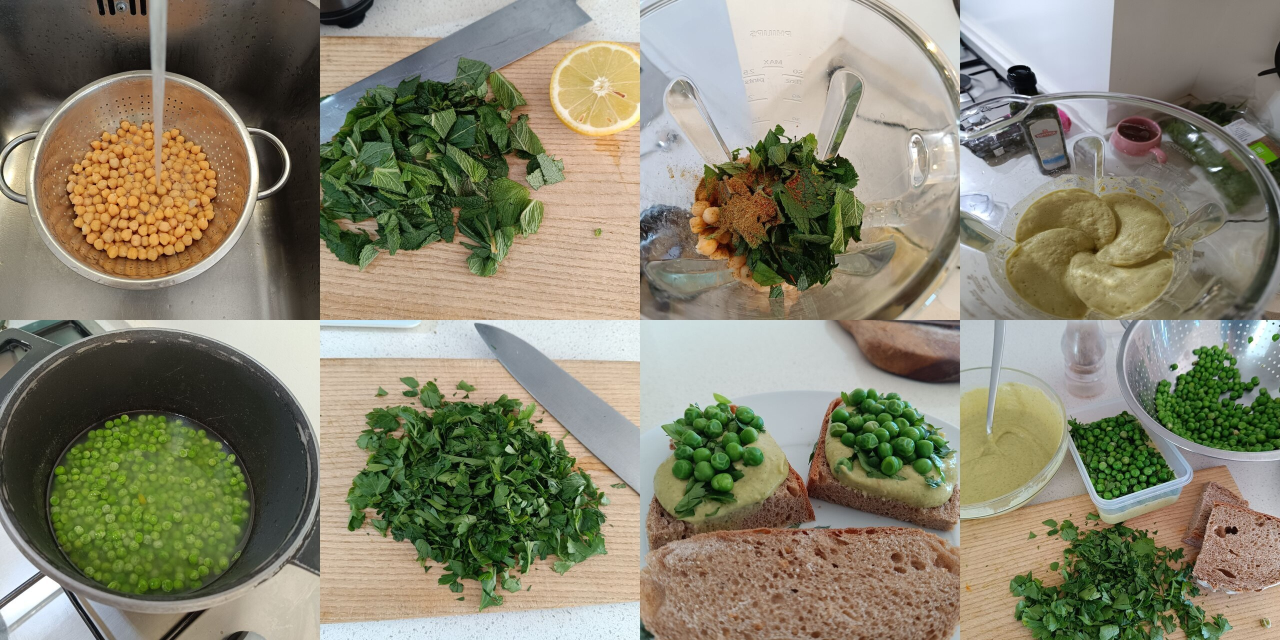
#> input picture images/green-humus-and-bread/steps_grid.jpg, 2560 x 1280 px (shown at 1/2 size)
$ python make_grid.py ../images/green-humus-and-bread/steps_grid.jpg 5 5 out.png
#> lines starting #> are read from the running program, lines starting #| are printed output that depends on the picture
#!/usr/bin/env python3
"""
make_grid.py — combine step images into a grid.

Usage:
    python3 lib/make_grid.py <glob_pattern> <cols> <rows> <output_file>

Example (2 rows × 4 cols from chili step images):
    python3 lib/make_grid.py "images/chili-sin-carne/[1-8]_*.jpg" 4 2 images/chili-sin-carne/steps_grid.jpg
"""

import sys
import glob
from PIL import Image

pattern  = sys.argv[1]
cols     = int(sys.argv[2])
rows     = int(sys.argv[3])
out_path = sys.argv[4]

files = sorted(glob.glob(pattern))
if not files:
    sys.exit(f"No files matched: {pattern}")
if len(files) != cols * rows:
    print(f"Warning: found {len(files)} images, expected {cols * rows}")

# Cell size: square, derived from the first image's shorter side
with Image.open(files[0]) as im:
#> im is the input picture: PIL image 2560x1280 RGB; mean R, G, B 134.9, 131.7, 110.4
    side = min(im.width, im.height)
#> side = 1280

cell = side  # each cell is side × side pixels
#> cell = 1280

grid = Image.new("RGB", (cols * cell, rows * cell), (255, 255, 255))
#> grid: PIL image 6400x6400 RGB; every value is 255

for idx, path in enumerate(files[:cols * rows]):
    with Image.open(path) as im:
        # Centre-crop to square
        w, h = im.width, im.height
#> w = 2560; h = 1280
        s = min(w, h)
#> s = 1280
        left   = (w - s) // 2
#> left = 640
        top    = (h - s) // 2
#> top = 0
        im = im.crop((left, top, left + s, top + s))
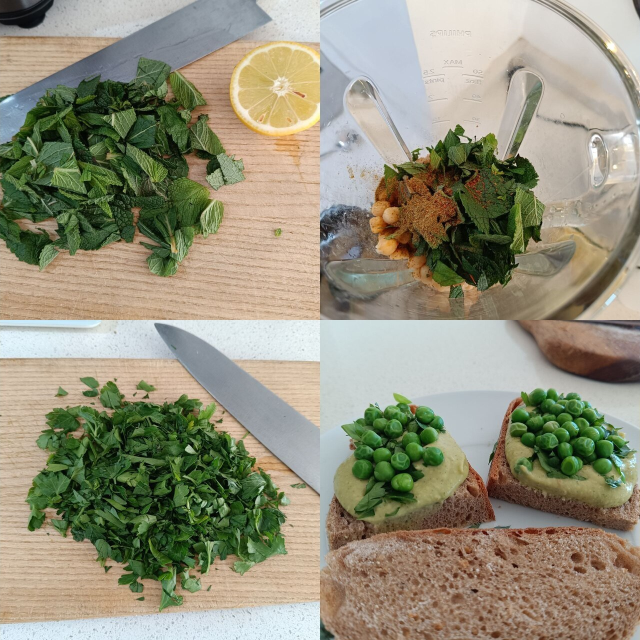
#> im: PIL image 1280x1280 RGB (shown at 1/2 size); mean R, G, B 147.7, 144.6, 123.6
        im = im.resize((cell, cell), Image.LANCZOS)
        col = idx % cols
        row = idx // cols
        grid.paste(im, (col * cell, row * cell))
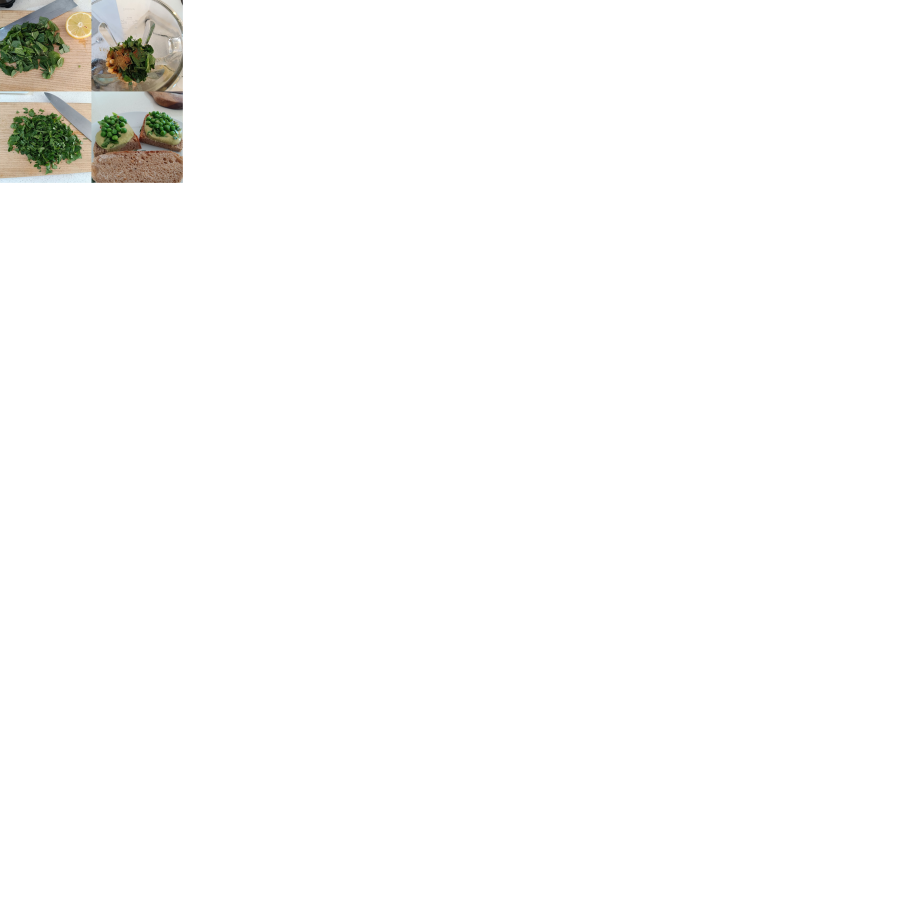
#> grid: PIL image 6400x6400 RGB (shown at 1/7 size); mean R, G, B 250.7, 250.6, 249.7

grid.save(out_path, quality=90)
print(f"Saved {cols}×{rows} grid → {out_path}  ({grid.width}×{grid.height}px)")
#| Saved 5×5 grid → out.png  (6400×6400px)

$ run again, with images/green-humus-and-bread/1_rinsing_chickpeas.jpg copied over images/green-humus-and-bread/steps_grid.jpg
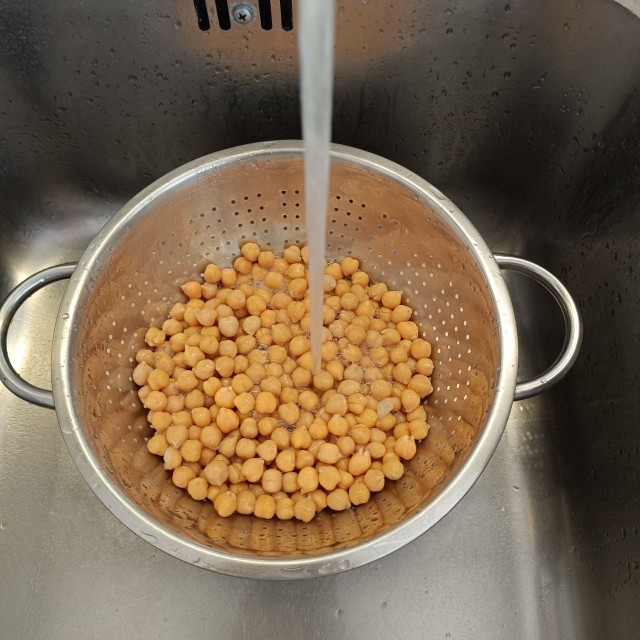
#> input picture images/green-humus-and-bread/1_rinsing_chickpeas.jpg, 1280 x 1280 px (shown at 1/2 size)
#> im is the input picture: PIL image 1280x1280 RGB; mean R, G, B 122.5, 102.3, 79
#> `grid.paste(im, (col * cell, row * cell))`:
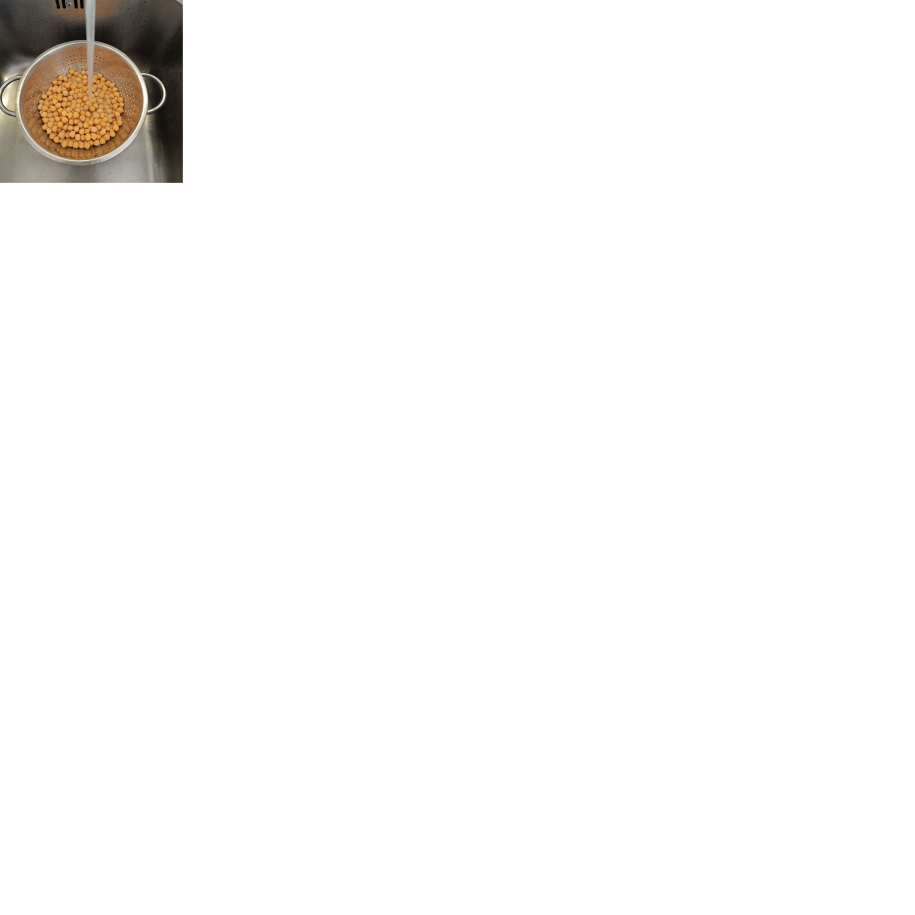
#> grid: PIL image 6400x6400 RGB (shown at 1/7 size); mean R, G, B 249.7, 248.9, 248
#| Saved 5×5 grid → out.png  (6400×6400px)

$ run again, with images/green-humus-and-bread/2_mintleaves_lemon.jpg copied over images/green-humus-and-bread/steps_grid.jpg
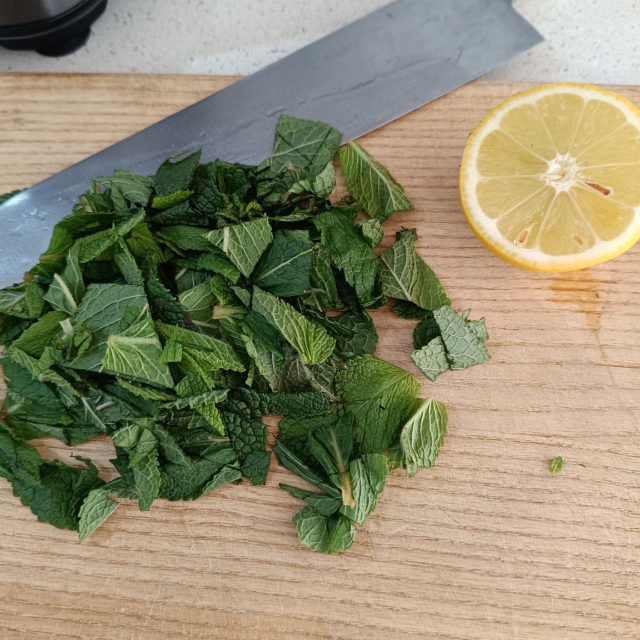
#> input picture images/green-humus-and-bread/2_mintleaves_lemon.jpg, 1280 x 1280 px (shown at 1/2 size)
#> im is the input picture: PIL image 1280x1280 RGB; mean R, G, B 144.2, 139.2, 112.1
#> `grid.paste(im, (col * cell, row * cell))`:
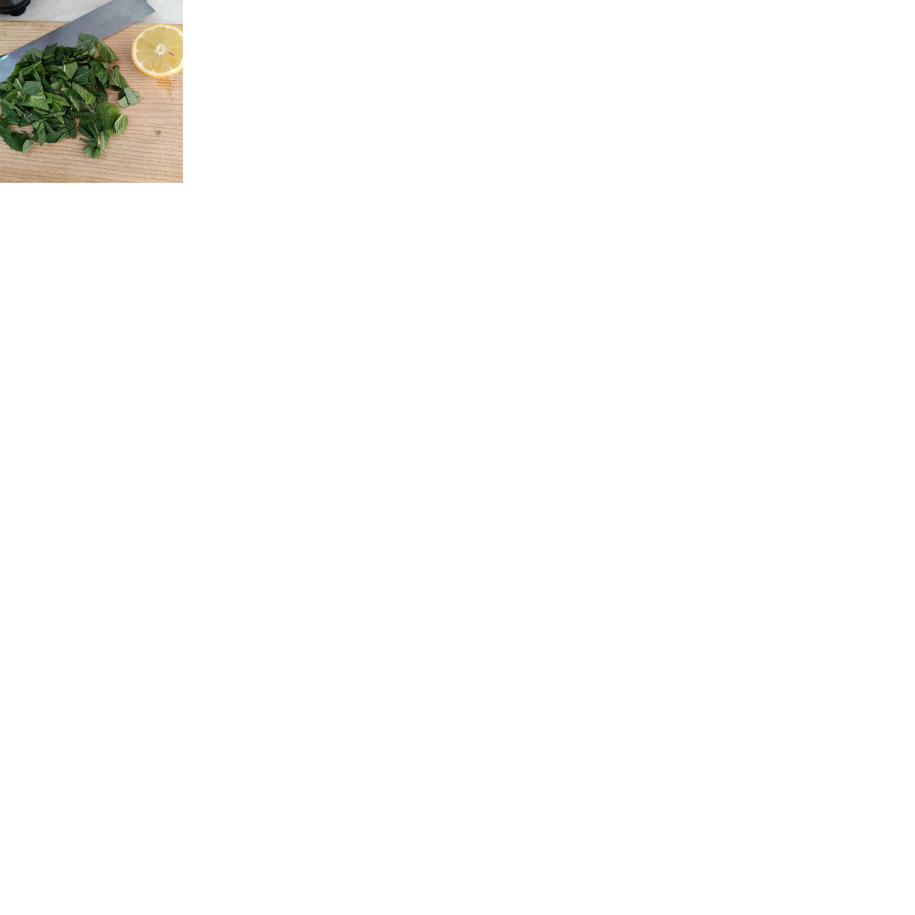
#> grid: PIL image 6400x6400 RGB (shown at 1/7 size); mean R, G, B 250.6, 250.4, 249.3
#| Saved 5×5 grid → out.png  (6400×6400px)

$ run again, with images/green-humus-and-bread/3_with_spices_in_blender.jpg copied over images/green-humus-and-bread/steps_grid.jpg
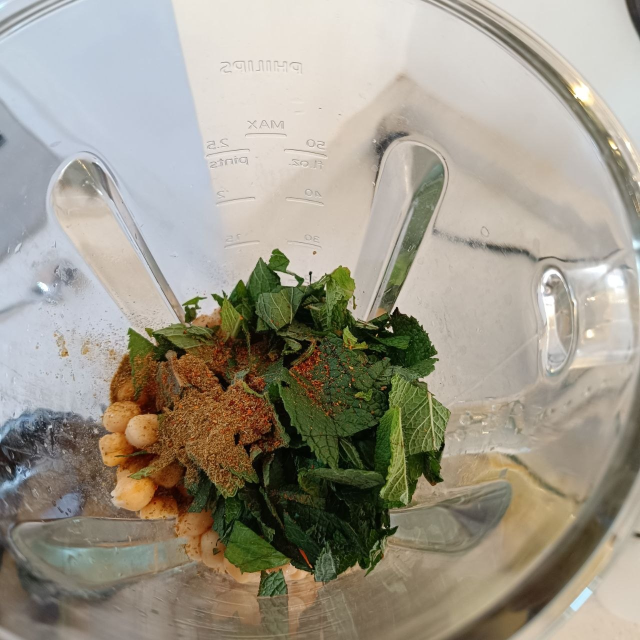
#> input picture images/green-humus-and-bread/3_with_spices_in_blender.jpg, 1280 x 1280 px (shown at 1/2 size)
#> im is the input picture: PIL image 1280x1280 RGB; mean R, G, B 159.1, 153.2, 138.9
#> `grid.paste(im, (col * cell, row * cell))`:
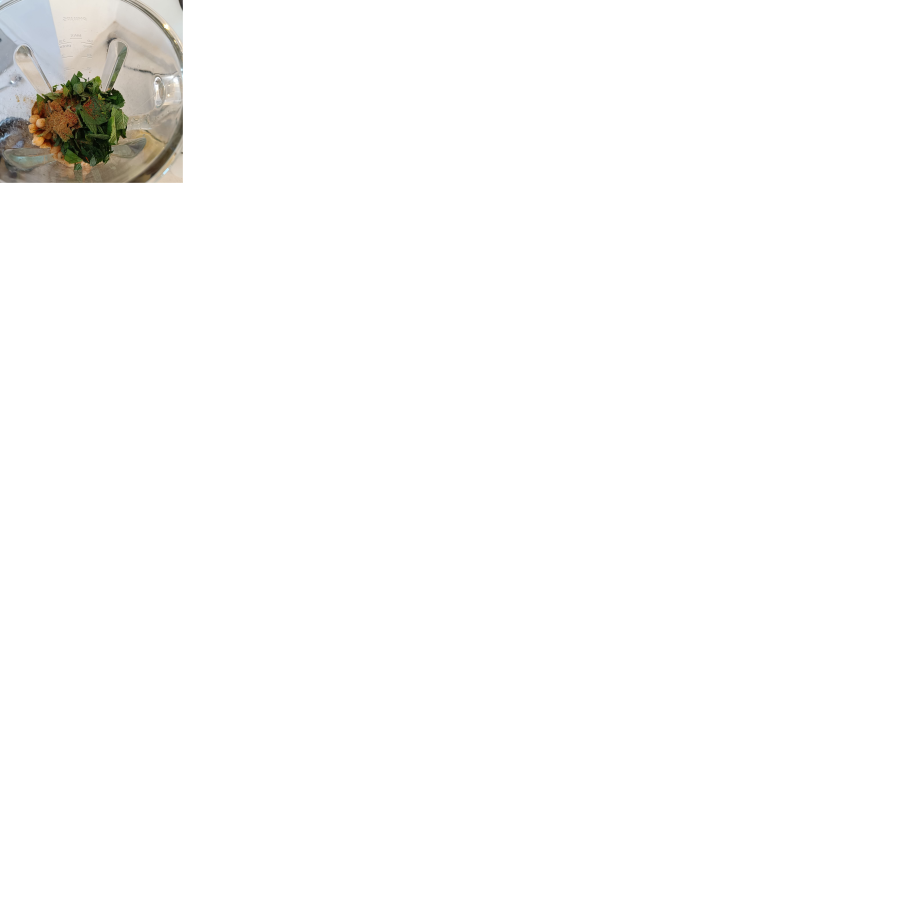
#> grid: PIL image 6400x6400 RGB (shown at 1/7 size); mean R, G, B 251.2, 250.9, 250.4
#| Saved 5×5 grid → out.png  (6400×6400px)
